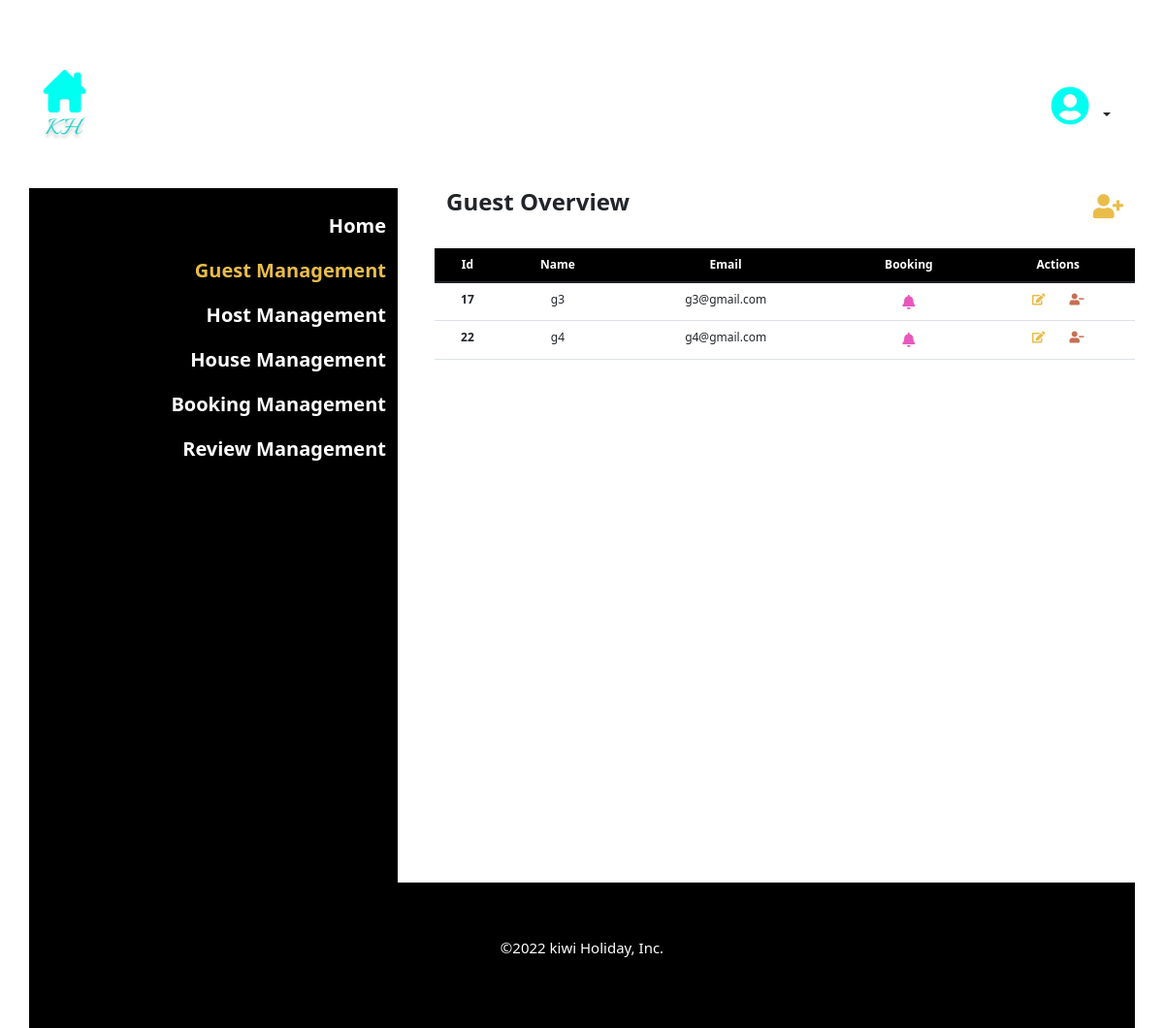
The app's page /admin/guest.php with its own data.
### tables this page shows
CREATE TABLE `users` (
  `user_id` int(90) NOT NULL,
  `name` varchar(90) NOT NULL,
  `email` varchar(90) NOT NULL,
  `password_hash` varchar(90) NOT NULL,
  `role_id` int(90) NOT NULL
);

### admin/guest.php (the view, shortened to what this page needs)
<?php
include "../library/config.php";
?>
<!DOCTYPE html>
<html lang="en">
<head>
    <link href="https://cdn.jsdelivr.net/npm/bootstrap@5.1.3/dist/css/bootstrap.min.css" rel="stylesheet">
    <link rel="stylesheet" href="https://cdn.jsdelivr.net/npm/bootstrap-icons@1.7.1/font/bootstrap-icons.css">
    <link rel="stylesheet" href="https://use.fontawesome.com/releases/v5.15.4/css/all.css">
</head>
<body>
    <div class="container">
      <?php include "topSection.php"; ?>
      <div class="row">
          <div class="col col-lg-4  text-end" style="background-color: black;">
            <br>
            <div class="row gy-3" style="font-size: 20px;font-weight:bold;">
                <a href="index.php" style="text-decoration: none;color:white;">Home</a>
                <a href="guest.php" style="text-decoration: none;color:#E9BC4B;">Guest Management</a>
                <a href="host.php" style="text-decoration: none;color:white;">Host Management</a>
                <a href="house.php" style="text-decoration: none;color:white;">House Management</a>
                <a href="booking.php" style="text-decoration: none;color:white;">Booking Management</a>
                <a href="review.php" style="text-decoration: none;color:white;">Review Management</a>
            </div>
            <br><br><br><br><br><br>
            <br><br><br><br><br><br>
            <br><br><br><br><br><br>
          </div>
          <div class="col col-lg-8 " style="padding-left: 50px;" >
            <div class="row">
              <div class="col text-start">
                <h4><b>Guest Overview</b></h4>
              </div>
              <div class="col text-end">
                <a type="button" data-bs-toggle="modal" data-bs-target="#addUserModal" title="add guest">
                  <span style="font-size: 25px;color:#E9BC4B;"><i class="fas fa-user-plus"></i></span>
                </a>
              </div>
            </div>
            <br>
            <div class="row">
            <table  class="table table-hover text-center " style="font-size: 12px;">
              <thead style="background-color:black;color:white;">
                <tr>
                  <th scope="col">Id</th>
                  <th scope="col">Name</th>
                  <th scope="col">Email</th>
                  <th scope="col">Booking</th>
                  <th scope="col">Actions</th>
                </tr>
              </thead>
              <tbody>
              <?php
              $query = "SELECT * FROM users WHERE role_id = 1 ";
              $result = mysqli_query($link, $query);
              while ($row = mysqli_fetch_array($result)){
                $user_id = $row['user_id'];
                $name = $row['name'];
                $email = $row['email'];
              ?>
                <tr>
                  <th scope="row"><?= $user_id; ?></th>
                  <td><?= $name; ?></td>
                  <td><?= $email; ?></td>
                  <td>
                    <a type="button" data-bs-toggle="modal" data-bs-target="#viewBooking<?= $user_id; ?>" title="view booking" >
                      <span style="font-size: 15px;color: #E858BF;"><i class="fas fa-bell"></i></span>
                    </a>
                  </td>
                  <td>
                    <a type="button" data-bs-toggle="modal" data-bs-target="#editmodal<?= $user_id; ?>" title="edit user" >
                      <span style="color: #E9BC4B;" ><i class="fas fa-edit"></i></span>
                    </a>
                    <a href="javascript:deleteGuest(<?= $user_id; ?>)" title="delete user">
                      <span style="color: #C57055;"><i class="fas fa-user-minus"></i></span>
                    </a>
                </td>
                </tr>
              <?php
              }
              ?>
              </tbody>
            </table>
            </div>
          </div>
      </div>
      <?php include "footer.php"; ?>
    </div>
</body>
</html>

### records on screen
users: user_id "17", name "g3", email "g3@gmail.com"
users: user_id "22", name "g4", email "g4@gmail.com"
